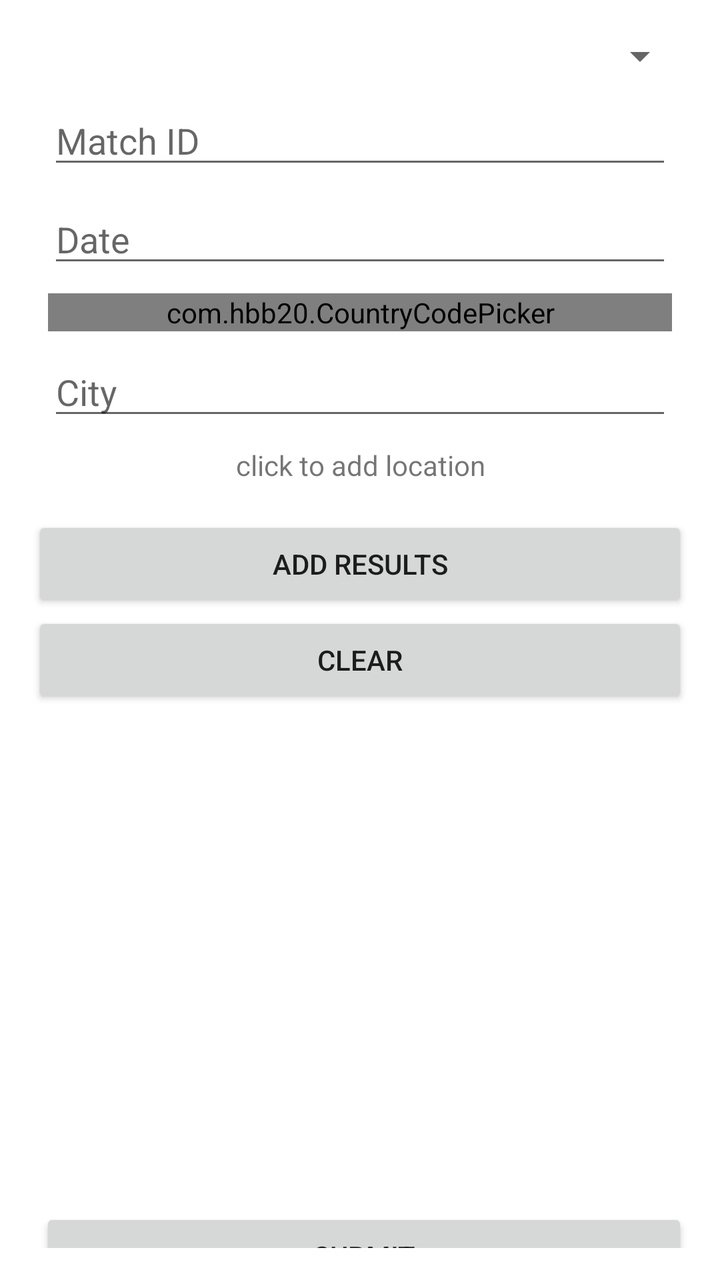
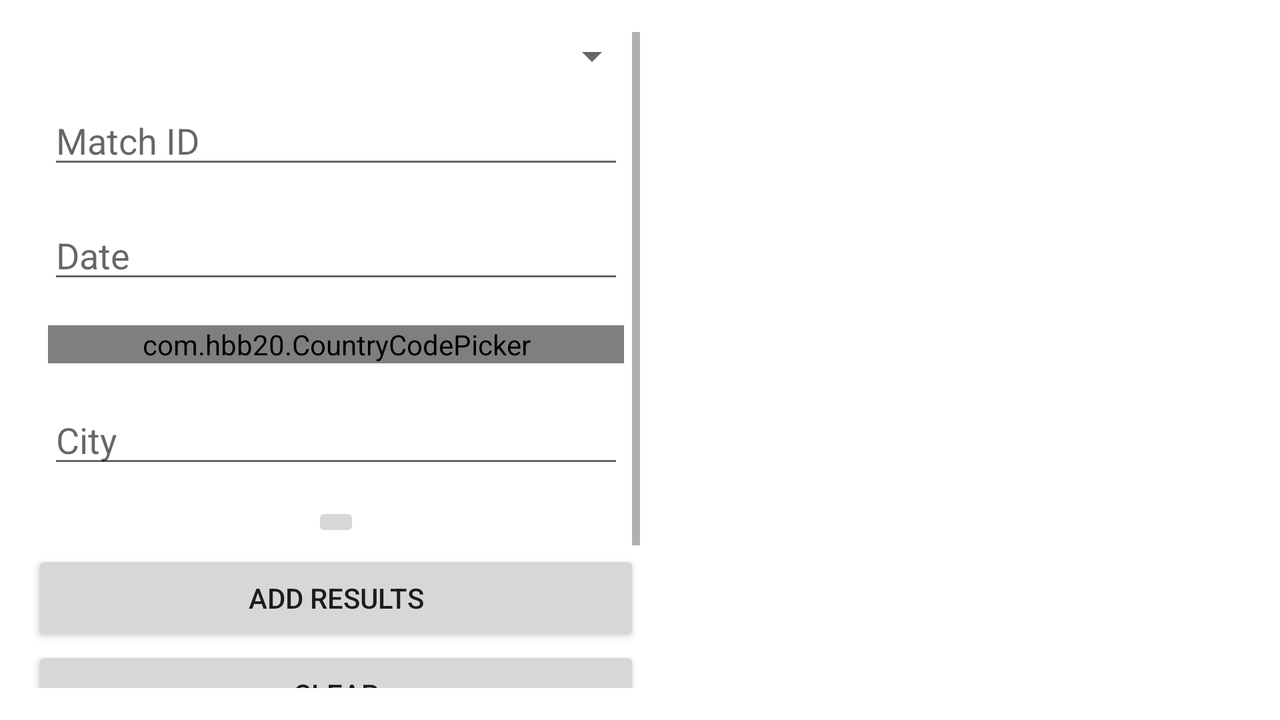

An Android layout and its configuration variant, each rendered on a device that would load it. The default file and the variant file are quoted in full after the pictures.
<!-- AndroidManifest.xml: application theme Theme.Room_Firestore_Application -->
<!-- res/layout/activity_match.xml -->
<?xml version="1.0" encoding="utf-8"?>
<androidx.constraintlayout.widget.ConstraintLayout xmlns:android="http://schemas.android.com/apk/res/android"
    xmlns:app="http://schemas.android.com/apk/res-auto"
    xmlns:tools="http://schemas.android.com/tools"
    android:layout_width="match_parent"
    android:layout_height="match_parent"
    android:orientation="vertical"
    android:padding="16dp"
    tools:context=".MyActivities.TeamActivity">


    <Spinner
        android:id="@+id/spinnerSports"
        android:layout_width="match_parent"
        android:layout_height="wrap_content"
        app:layout_constraintTop_toTopOf="parent"
        tools:layout_editor_absoluteX="24dp" />

    <EditText
        android:id="@+id/matchID"
        android:layout_width="match_parent"
        android:layout_height="wrap_content"
        android:layout_margin="8dp"
        android:layout_marginStart="4dp"
        android:layout_marginLeft="4dp"
        android:hint="Match ID"
        android:inputType="number"
        app:layout_constraintStart_toStartOf="parent"
        app:layout_constraintTop_toBottomOf="@id/spinnerSports" />

    <EditText
        android:id="@+id/matchDate"
        android:layout_width="match_parent"
        android:layout_height="wrap_content"
        android:layout_margin="8dp"
        android:layout_marginStart="4dp"
        android:layout_marginLeft="4dp"
        android:hint="Date"
        android:inputType="date"
        app:layout_constraintStart_toStartOf="parent"
        app:layout_constraintTop_toBottomOf="@id/matchID" />

    <com.hbb20.CountryCodePicker
        android:id="@+id/matchCountry"
        android:layout_width="match_parent"
        android:layout_height="wrap_content"
        android:layout_margin="8dp"
        app:layout_constraintStart_toStartOf="parent"
        app:layout_constraintTop_toBottomOf="@id/matchDate"
        app:ccp_showFullName="true"
        app:ccp_showPhoneCode="false"
        app:ccp_showNameCode="false"/>


    <EditText
        android:id="@+id/matchCity"
        android:layout_width="match_parent"
        android:layout_height="wrap_content"
        android:layout_margin="8dp"
        android:layout_marginStart="24dp"
        android:layout_marginLeft="24dp"
        android:layout_marginTop="32dp"
        android:hint="City"
        android:inputType="text"
        app:layout_constraintStart_toStartOf="parent"
        app:layout_constraintTop_toBottomOf="@id/matchCountry" />

    <TextView
        android:id="@+id/matchGeopoint"
        android:layout_width="match_parent"
        android:layout_height="wrap_content"
        android:layout_margin="8dp"
        android:layout_marginStart="24dp"
        android:layout_marginLeft="24dp"
        android:layout_marginTop="32dp"
        android:text="click to add location"
        android:gravity="center"
        app:layout_constraintStart_toStartOf="parent"
        app:layout_constraintTop_toBottomOf="@id/matchCity" />


    <Button
        android:id="@+id/match_buttonToResults"
        android:layout_width="match_parent"
        android:layout_height="wrap_content"
        android:layout_marginTop="16dp"
        android:text="Add Results"
        app:layout_constraintEnd_toEndOf="parent"
        app:layout_constraintHorizontal_bias="0.25"
        app:layout_constraintStart_toStartOf="parent"
        app:layout_constraintTop_toBottomOf="@+id/matchGeopoint" />

    <Button
        android:id="@+id/match_button"
        android:layout_width="match_parent"
        android:layout_height="wrap_content"
        android:layout_marginStart="4dp"
        android:layout_marginLeft="4dp"
        android:layout_marginTop="20dp"
        android:text="Submit"
        android:visibility="visible"
        app:layout_constraintStart_toStartOf="parent"
        app:layout_constraintTop_toBottomOf="@+id/scrollableContainer" />

    <Button
        android:id="@+id/buttonClear"
        android:layout_width="match_parent"
        android:layout_height="wrap_content"
        android:text="Clear"
        app:layout_constraintStart_toStartOf="parent"
        app:layout_constraintTop_toBottomOf="@+id/match_buttonToResults" />



        <ScrollView
            android:id="@+id/scrollableContainer"
            android:layout_width="match_parent"
            android:layout_height="230dp"
            app:layout_constraintTop_toBottomOf="@+id/buttonClear">
            <FrameLayout
                android:id="@+id/sportTypeContainer"
                android:layout_width="361dp"
                android:layout_height="230dp"
                android:layout_marginStart="4dp"
                android:layout_marginLeft="4dp"
                android:layout_marginTop="12dp"
                app:layout_constraintStart_toStartOf="parent"
                ></FrameLayout>

        </ScrollView>



</androidx.constraintlayout.widget.ConstraintLayout>
<!-- resources referenced by this layout -->
<resources>
  <style name="Theme.Room_Firestore_Application" parent="Theme.MaterialComponents.DayNight.DarkActionBar">
          
          <item name="colorPrimary">@color/purple_500</item>
          <item name="colorPrimaryVariant">@color/purple_700</item>
          <item name="colorOnPrimary">@color/white</item>
          
          <item name="colorSecondary">@color/teal_200</item>
          <item name="colorSecondaryVariant">@color/teal_700</item>
          <item name="colorOnSecondary">@color/black</item>
          
          <item name="android:statusBarColor" tools:targetApi="l">?attr/colorPrimaryVariant</item>
          
      </style>
  <color name="purple_500">#FF6200EE</color>
  <color name="purple_700">#FF3700B3</color>
  <color name="white">#FFFFFFFF</color>
  <color name="teal_200">#FF03DAC5</color>
  <color name="teal_700">#FF018786</color>
  <color name="black">#FF000000</color>
</resources>
<!-- res/layout-land/activity_match.xml (the author's variant of the layout above) -->
<!-- drawn on the phone turned sideways -->
<?xml version="1.0" encoding="utf-8"?>
<LinearLayout
    xmlns:android="http://schemas.android.com/apk/res/android"
    xmlns:app="http://schemas.android.com/apk/res-auto"
    xmlns:tools="http://schemas.android.com/tools"
    android:layout_width="match_parent"
    android:layout_height="match_parent"
    android:orientation="horizontal"
    android:padding="16dp"
    tools:context=".MyActivities.TeamActivity">

    <ScrollView
        android:layout_width="match_parent"
        android:layout_height="match_parent"
        android:layout_weight="1">
<LinearLayout
    android:id="@+id/Linear1"
    android:layout_width="match_parent"
    android:layout_height="match_parent"
    android:orientation="vertical"
    >



    <Spinner
        android:id="@+id/spinnerSports"
        android:layout_width="match_parent"
        android:layout_height="wrap_content"
        app:layout_constraintTop_toTopOf="parent"
        tools:layout_editor_absoluteX="24dp" />

    <EditText
        android:id="@+id/matchID"
        android:layout_width="match_parent"
        android:layout_height="wrap_content"
        android:layout_margin="8dp"
        android:layout_marginStart="4dp"
        android:layout_marginLeft="4dp"
        android:hint="Match ID"
        android:inputType="number"
        app:layout_constraintStart_toStartOf="parent"
        app:layout_constraintTop_toBottomOf="@id/spinnerSports" />

    <EditText
        android:id="@+id/matchDate"
        android:layout_width="match_parent"
        android:layout_height="wrap_content"
        android:layout_margin="8dp"
        android:layout_marginStart="4dp"
        android:layout_marginLeft="4dp"
        android:hint="Date"
        android:inputType="date"
        app:layout_constraintStart_toStartOf="parent"
        app:layout_constraintTop_toBottomOf="@id/matchID" />

    <com.hbb20.CountryCodePicker
        android:id="@+id/matchCountry"
        android:layout_width="match_parent"
        android:layout_height="wrap_content"
        android:layout_margin="8dp"
        app:layout_constraintStart_toStartOf="parent"
        app:layout_constraintTop_toBottomOf="@id/matchDate"
        app:ccp_showFullName="true"
        app:ccp_showPhoneCode="false"
        app:ccp_showNameCode="false"/>


    <EditText
        android:id="@+id/matchCity"
        android:layout_width="match_parent"
        android:layout_height="wrap_content"
        android:layout_margin="8dp"
        android:layout_marginStart="24dp"
        android:layout_marginLeft="24dp"
        android:layout_marginTop="32dp"
        android:hint="City"
        android:inputType="text"
        app:layout_constraintStart_toStartOf="parent"
        app:layout_constraintTop_toBottomOf="@id/matchCountry" />

    <ImageButton
        android:id="@+id/imageButton"
        android:layout_width="wrap_content"
        android:layout_height="wrap_content"
        android:layout_margin="4dp"
        android:layout_gravity="center"
        android:src="@drawable/ic_baseline_add_location_alt_24"
        app:layout_constraintEnd_toEndOf="parent"
        app:layout_constraintStart_toStartOf="parent"
        app:layout_constraintTop_toBottomOf="@id/matchCity" />

    <Button
        android:id="@+id/match_buttonToResults"
        android:layout_width="match_parent"
        android:layout_height="wrap_content"
        android:text="Add Results"
        app:layout_constraintEnd_toEndOf="parent"
        app:layout_constraintStart_toStartOf="parent"
        app:layout_constraintTop_toBottomOf="@+id/matchCity" />

    <Button
        android:id="@+id/buttonClear"
        android:layout_width="match_parent"
        android:layout_height="wrap_content"
        android:text="Clear"
        app:layout_constraintEnd_toEndOf="parent"
        app:layout_constraintStart_toStartOf="parent"
        app:layout_constraintTop_toBottomOf="@+id/match_buttonToResults" />

    <Button
        android:id="@+id/match_button"
        android:layout_width="match_parent"
        android:layout_height="wrap_content"
        android:layout_marginTop="16dp"
        android:text="Submit"
        android:visibility="visible"
        app:layout_constraintStart_toStartOf="parent"
        app:layout_constraintTop_toBottomOf="@+id/scrollableContainer" />







</LinearLayout>
    </ScrollView>
    <LinearLayout
        android:id="@+id/Linear2"
        android:layout_width="match_parent"
        android:layout_height="match_parent"
        android:layout_weight="1"
        android:orientation="vertical">
        <ScrollView
            android:id="@+id/scrollableContainer"
            android:layout_width="match_parent"
            android:layout_height="match_parent"
            app:layout_constraintTop_toBottomOf="@+id/buttonClear">
            <FrameLayout
                android:id="@+id/sportTypeContainer"
                android:layout_width="361dp"
                android:layout_height="230dp"
                android:layout_marginStart="4dp"
                android:layout_marginLeft="4dp"
                android:layout_marginTop="12dp"
                app:layout_constraintStart_toStartOf="parent"
                ></FrameLayout>

        </ScrollView>
    </LinearLayout>

</LinearLayout>
